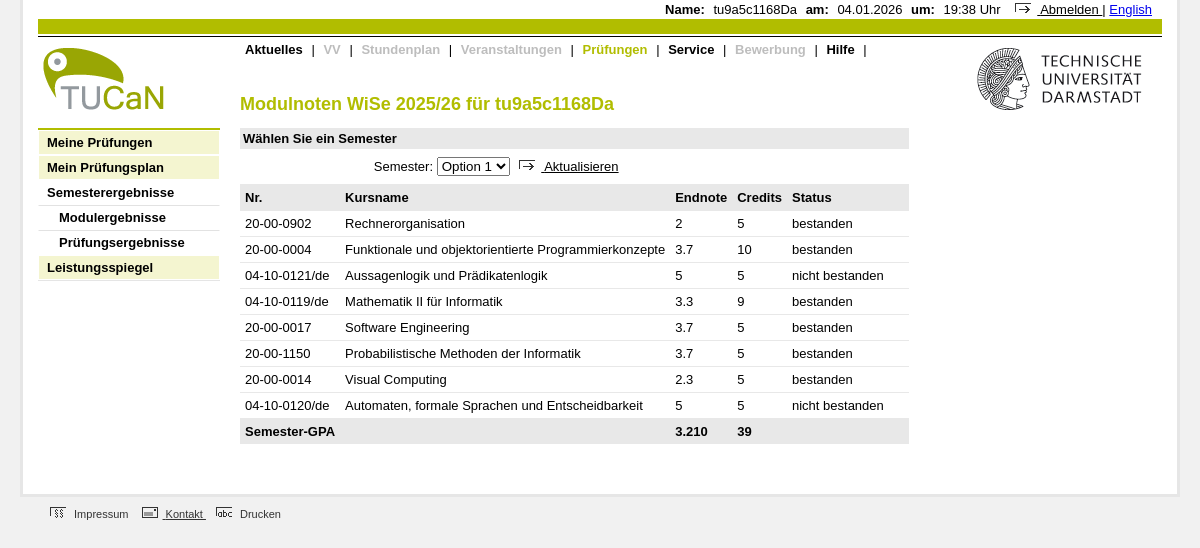
Screenshot of /prufungen/semesterergebnisse/modulergebnisse?id=1 (signed in) with the database file from the repository.
### tables this page shows
CREATE TABLE grades (
    id INTEGER PRIMARY KEY AUTOINCREMENT,
    student_id INTEGER,
    course_id INTEGER,
    grade INTEGER
);

CREATE TABLE courses (
    id INTEGER PRIMARY KEY AUTOINCREMENT,
    course_code TEXT,        -- ex: CS101
    course_name TEXT,        -- ex: Operating Systems
    ects INTEGER,            -- crédits ECTS
    semester TEXT            -- ex: WS2023
);

### grades.py (the view, shortened to what this page needs)
def grades_by_id():
    if not session.get("user_id") or session.get("role") != "student":
        return redirect("/login")
    student_id = request.args.get("id")
    db = get_db()
    rows = db.execute(
        """
        SELECT
            courses.course_code,
            courses.course_name,
            courses.ects,
            courses.semester,
            grades.grade
        FROM grades
        JOIN courses
            ON grades.course_id = courses.id
        WHERE grades.student_id = ?
        """,
        (student_id,)
    ).fetchall()
    return render_template(
        "modulergebnisse.html",
        grades=rows,
        student_id=student_id
    )

### app.py (called while the page is built)
@app.context_processor
def inject_now():
    return {"now": datetime.now()}

@app.teardown_appcontext
def teardown_db(exception):
    close_db()

### db.py (called while the page is built)
def get_db():
    if "db" not in g:
        g.db = sqlite3.connect(DATABASE)
        g.db.row_factory = sqlite3.Row
    return g.db

### templates/modulergebnisse.html (shortened to what this page needs)
<!DOCTYPE html>
<html lang="de">
<head>
    <link rel="stylesheet" href="{{ url_for('static', filename='css/style.css') }}">
</head>
<body>
<div class="outer-invisible-box">
    <div class="main-part">
        <div>
            <div class="top-bar">
                <span class="top-bar-label">Name:</span>
                <span class="session-info">{{ session["display_name"] }}</span>
                <span class="top-bar-label">am:</span>
                <span class="session-info">{{ now.strftime("%d.%m.%Y") }}</span>
                <span class="top-bar-label">um:</span>
                <span class="session-info">{{ now.strftime("%H:%M") }} Uhr</span>
                <a href="/logout" class="btn-text">
                    <img
                        src="{{ url_for('static', filename='icons/abmelden.png') }}"
                        alt=""
                        class="icon-lock"
                    >
                    Abmelden
                </a>
                <a>|</a>
                <a href="{{ url_for('login_route') }}">English</a>
            </div>
            <div class="top-bar-2"></div>
            <div class="separator-line"></div>
        </div>
        <header class="header">
            <div class="header-left">
                <img
                    src="{{ url_for('static', filename='logo.gif') }}"
                    alt="TU Darmstadt logo"
                    class="logo"
                >
                <div class="options">
                    <a href="#" class="opt-bar">Meine Prüfungen</a>
                    <a
                        href="{{ url_for('prufungen', section='prufungsplan') }}"
                        class="opt-bar"
                    >
                        Mein Prüfungsplan
                    </a>
                    <a
                        href="{{ url_for('prufungen', section='semesterergebnisse') }}"
                        class="opt-bar"
                        style="background-color: #FFFFFF;"
                    >
                        Semesterergebnisse
                    </a>
                    <a
                        href="{{ url_for('prufungen', section='semesterergebnisse', subsection='modulergebnisse') }}"
                        class="opt-bar sub-opt-bar"
                    >
                        Modulergebnisse
                    </a>
                    <a href="#" class="opt-bar sub-opt-bar">Prüfungsergebnisse</a>
                    <a href="#" class="opt-bar">Leistungsspiegel</a>
                </div>
            </div>
            <div class="header-middle">
                <nav class="nav">
                    <a class="used-nav" href="{{ url_for('aktuelles') }}">Aktuelles</a> |
                    <a class="not-used-nav">VV</a> |
                    <a class="not-used-nav">Stundenplan</a> |
                    <a class="not-used-nav">Veranstaltungen</a> |
                    <a
                        class="used-nav"
                        href="{{ url_for('prufungen') }}"
                        style="color: #B1BD00;"
                    >
                        Prüfungen
                    </a> |
                    <a class="used-nav" href="{{ url_for('service') }}">Service</a> |
                    <a class="not-used-nav">Bewerbung</a> |
                    <a class="used-nav" href="{{ url_for('hilfe') }}">Hilfe</a> |
                </nav>
                <main class="content">
                    <h1>
                        Modulnoten WiSe 2025/26 für
                        {{ session["display_name"] }}
                    </h1>
                    <p class="header-grey-box" style="margin-bottom: auto;">
                        Wählen Sie ein Semester
                    </p>
                    <div style="padding: 8px; padding-left: 20%;">
                        <label for="choice">Semester:</label>
                        <select id="choice" name="choice">
                            <option value="">Option 1</option>
                        </select>
                        <button type="button" class="btn-text">
                            <img
                                src="{{ url_for('static', filename='icons/abmelden.png') }}"
                                alt=""
                                class="icon-lock"
                            >
                            Aktualisieren
                        </button>
                    </div>
                    <table>
                        <thead>
                            <tr>
                                <td>Nr.</td>
                                <td>Kursname</td>
                                <td>Endnote</td>
                                <td>Credits</td>
                                <td>Status</td>
                                <td></td>
                                <td></td>
                            </tr>
                        </thead>
                        <tbody>
                            {% set stats = namespace(total_ects=0, weighted_sum=0) %}
                            {% for g in grades %}
                                <tr>
                                    <td>{{ g.course_code }}</td>
                                    <td>{{ g.course_name }}</td>
                                    <td>{{ g.grade }}</td>
                                    <td>{{ g.ects }}</td>
                                    <td>
                                        {% if g.grade|float <= 4.0 %}
                                            bestanden
                                        {% else %}
                                            nicht bestanden
                                        {% endif %}
                                    </td>
                                </tr>
                                {% if g.grade|float <= 4.0 %}
                                    {% set stats.total_ects = stats.total_ects + g.ects %}
                                    {% set stats.weighted_sum = stats.weighted_sum + (g.grade|float * g.ects) %}
                                {% endif %}
                            {% endfor %}
                        </tbody>
                        <thead>
                            <tr>
                                <td>Semester-GPA</td>
                                <td></td>
                                <td>
                                    {% if stats.total_ects > 0 %}
                                        {{ '%.3f' % (stats.weighted_sum / stats.total_ects) }}
                                    {% else %}
                                        N/A
                                    {% endif %}
                                </td>
                                <td>{{ stats.total_ects }}</td>
                                <td></td>
                                <td></td>
                                <td></td>
                            </tr>
                        </thead>
                    </table>
                </main>
            </div>
            <div class="header-right">
                <img
                    src="{{ url_for('static', filename='tu-logo.gif') }}"
                    alt="TU Darmstadt logo"
                    class="tu-logo"
                >
            </div>
        </header>
    </div>
    <footer class="footer">
        <a>
            <img
                src="{{ url_for('static', filename='icons/impressum.png') }}"
                alt=""
            >
            Impressum
        </a>
        <a href="{{ url_for('kontakt') }}">
            <img
                src="{{ url_for('static', filename='icons/kontakt.png') }}"
                alt=""
            >
            Kontakt
        </a>
        <a>
            <img
                src="{{ url_for('static', filename='icons/drucken.png') }}"
                alt=""
            >
            Drucken
        </a>
    </footer>
</div>
</body>
</html>

### static/css/style.css (style rules this page uses)
body { margin: 0; font-family: Arial, Helvetica, sans-serif; font-size: 13px; color: #000; background: #F1F1F1; }
.outer-invisible-box { margin: 20px; margin-top: 0; }
.main-part { background: #FFFFFF; border: 3px solid #E6E6E6; border-top: 0; padding-left: 15px; padding-right: 15px; padding-bottom: 30px; }
.top-bar { padding: 2px 10px; text-align: right; }
.top-bar-2 { background: #B1BD00; height: 15px; clear: both; }
.separator-line { margin-top: 2px; border-bottom: 1px solid black; }
.top-bar-label { font-weight: bold; }
.session-info { margin: 5px; }
.header { display: flex; }
.header-middle { text-align: left; }
.header-right { margin-left: auto; }
.logo { font-size: 28px; color: #9BB000; font-weight: bold; }
.tu-logo { font-size: 14px; text-align: right; }
.options { display: flex; flex-direction: column; border-top: 2px solid #B1BD00; border-bottom: 1px solid #E5E5E5; }
.options a { padding: 4px 0 4px 8px; background: #F4F5D0; border: 1px solid #FFFFFF; font-weight: bold; text-decoration: none; color: #000; }
.options .sub-opt-bar { background-color: #FFFFFF; padding-left: 20px; border-top: 1px solid #E2E2E2; }
.nav { padding: 5px 20px; }
.nav a { text-decoration: none; color: #000; margin: 0 5px; font-weight: bold; }
.nav .not-used-nav { color: #BDBDBD; }
.content { padding: 20px; }
.content h1 { color: #B1BD00; font-size: 18px; }
.header-grey-box { padding: 3px; background: #E8E8E8; font-weight: bold; }
table { border-collapse: collapse; }
thead { background: #E8E8E8; font-weight: bold; }
tr { border-top: 1px solid #E8E8E8; }
td { padding: 5px; }
.footer { margin: 10px 0 0 20px; font-size: 11px; color: #333333; }
.footer a { margin-left: 10px; color: #333333; }
.footer img { margin-right: 5px; }
.btn-text { background: none; border: none; padding: 0; margin: 0; font: inherit; color: inherit; text-decoration: underline; cursor: pointer; }
.icon-lock { margin: 0 6px; }

### rows the page displays
grades: course_code "20-00-0902", course_name "Rechnerorganisation", grade "2", ects "5", shows "bestanden"
grades: course_code "20-00-0004", course_name "Funktionale und objektorientierte Programmierkonzepte", grade "3.7", ects "10", shows "bestanden"
grades: course_code "04-10-0121/de", course_name "Aussagenlogik und Prädikatenlogik", grade "5", ects "5", shows "nicht bestanden"
grades: course_code "04-10-0119/de", course_name "Mathematik II für Informatik", grade "3.3", ects "9", shows "bestanden"
grades: course_code "20-00-0017", course_name "Software Engineering", grade "3.7", ects "5", shows "bestanden"
grades: course_code "20-00-1150", course_name "Probabilistische Methoden der Informatik", grade "3.7", ects "5", shows "bestanden"
grades: course_code "20-00-0014", course_name "Visual Computing", grade "2.3", ects "5", shows "bestanden"
grades: course_code "04-10-0120/de", course_name "Automaten, formale Sprachen und Entscheidbarkeit", grade "5", ects "5", shows "nicht bestanden"

### other values shown
{{ session["display_name"] }} "tu9a5c1168Da"
{{ '%.3f' % (stats.weighted_sum / stats.total_ects) }} "3.210"
{{ stats.total_ects }} "39"
